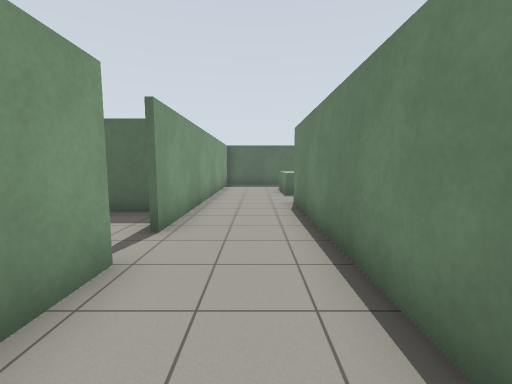
View 1 (above)

16 first-person views from a walk through a robot-simulator world made for Gazebo. The camera is 1.2 m above the floor, tilts 6° down and sees 90° across. The floor is counted in squares, 1 m on a side. Each view is taken from the middle of a square. On the plan, view 1 faces up. The plan holds only what a view shows up to about 12 squares ahead; the rest is blank.

View 2
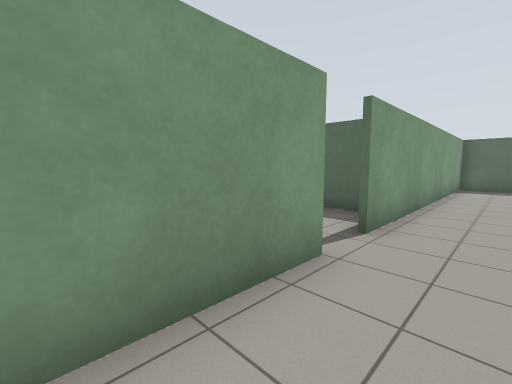

View 3
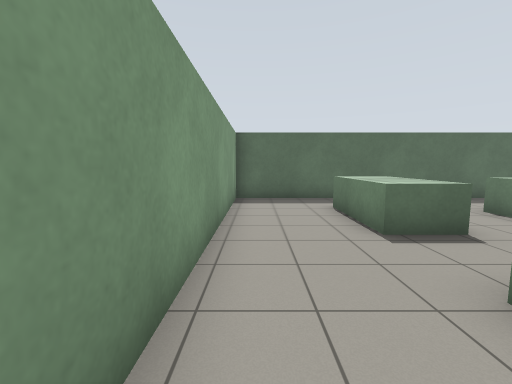

View 4
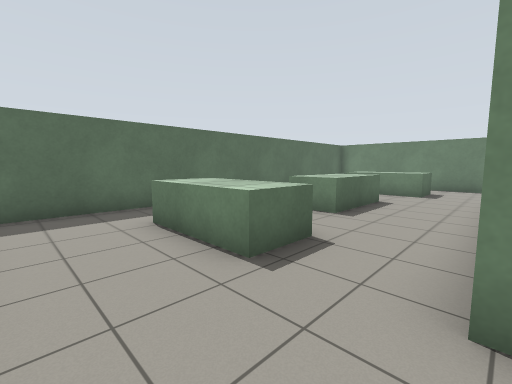

View 5
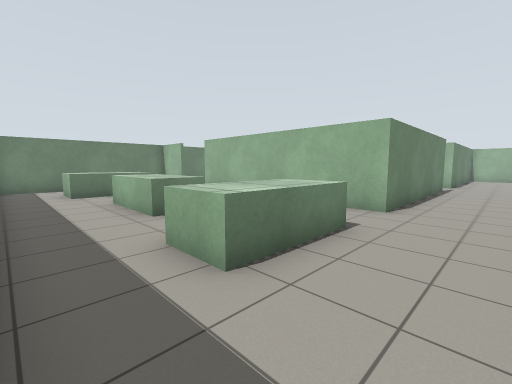

View 6
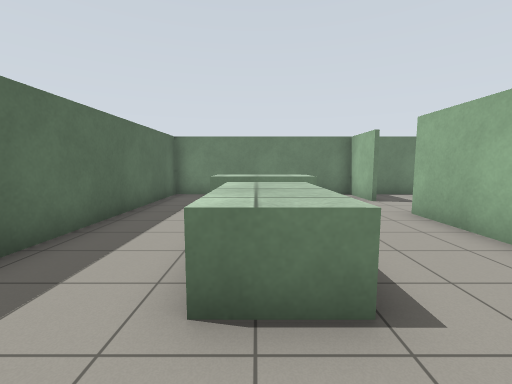

View 7
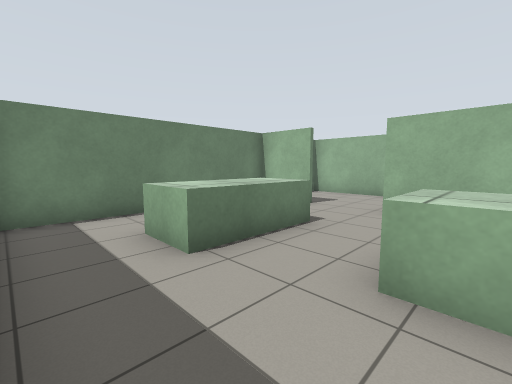

View 8
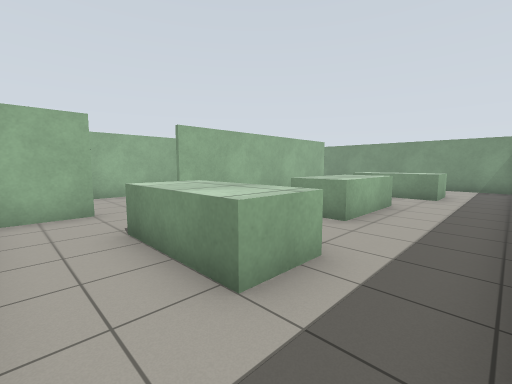

View 9
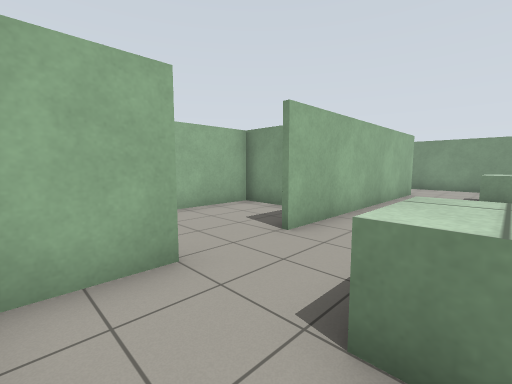

View 10
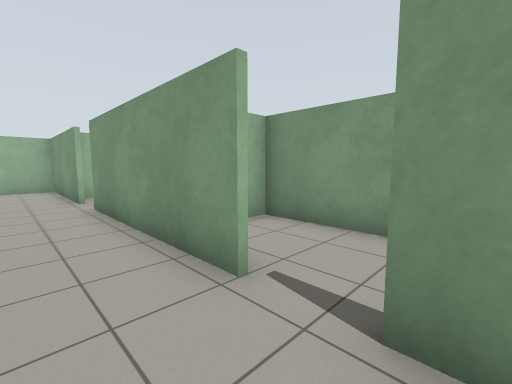

View 11
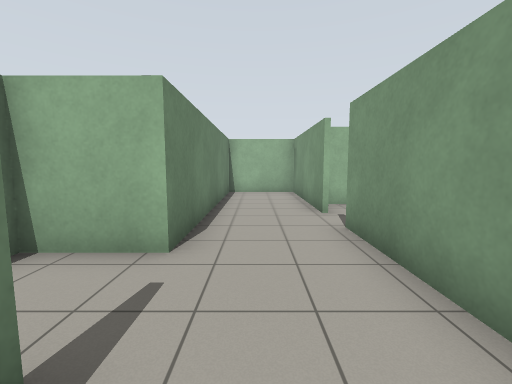

View 12
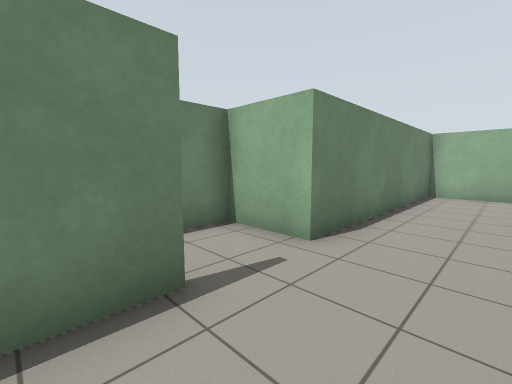

View 13
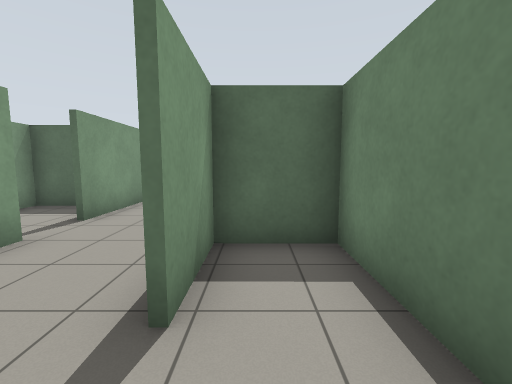

View 14
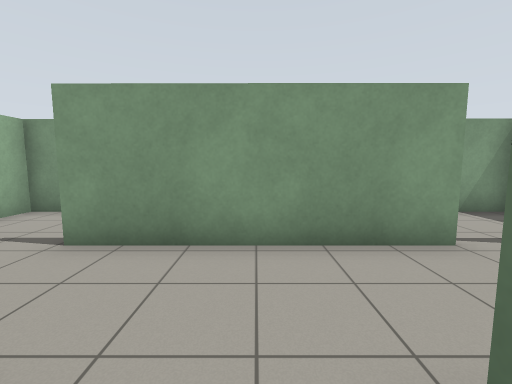

View 15
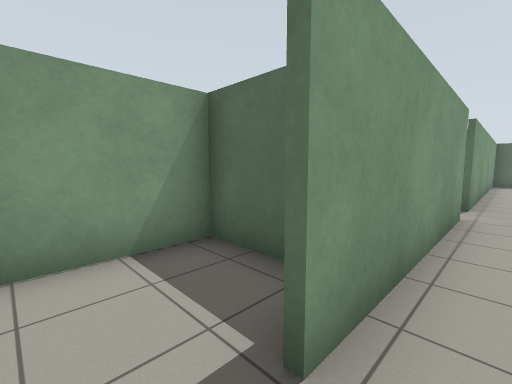

View 16
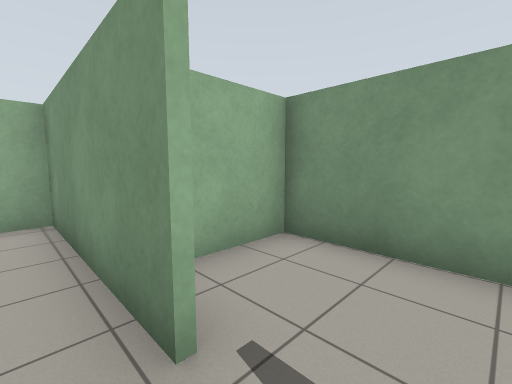

### Floor plan
Points are (right, up) in squares from view 1. A wall is a line through its corners. A room is listed if a view was taken in it or the views show most of it. See-through windows are left out.
Room 1 (views 1, 2, 11, 12)
walls: (1.2, 0.7) (1.2, 2.4); (-1.7, 3) (-1.7, -1.5)
ways out: opening at (-0.5, 1.5) to room 2; opening at (1, -0.5) to room 5; opening at (-0.5, -2) to room 6
Room 2 (views 3, 4, 5, 10)
walls: (2.5, 15.3) (-1.7, 15.3) (-1.7, 4.4); (1.2, 2.4) (1.2, 8.1) (2.4, 8.1)
low walls: (2.7, 10.3) (1.2, 10.3) (1.2, 13.3) (2.7, 13.3)
ways out: opening at (-0.5, 1.5) to room 1; opening at (1.5, 14.5) to room 3; opening at (1.5, 9.5) to room 4; opening at (-2, 3.5) to room 8
Room 3 (views 6, 7)
walls: (11.5, 15.3) (2.5, 15.3)
low walls: (4.9, 11.1) (4.9, 12.5) (7.8, 12.5) (7.8, 11.1); (2.7, 13.3) (2.7, 10.3); (10, 10.3) (10, 13.3) (11.5, 13.3)
ways out: opening at (1.5, 14.5) to room 2; opening at (3.5, 11.5) to room 4; opening at (9, 11.5) to room 4; opening at (10.5, 14.5) to room 4
Room 4 (views 8, 9)
walls: (11.4, 8.1) (13.5, 8.1) (13.5, 15.3) (11.5, 15.3); (2.4, 8.1) (9.4, 8.1)
low walls: (7.8, 11.1) (4.9, 11.1); (11.5, 13.3) (11.5, 10.3) (10, 10.3)
ways out: opening at (1.5, 9.5) to room 2; opening at (3.5, 11.5) to room 3; opening at (9, 11.5) to room 3; opening at (10.5, 14.5) to room 3; opening at (10.5, 8) to room 7
Room 5 (views 13, 14)
walls: (3.3, 0.1) (3.3, 2.8) (1.4, 2.8) (1.4, 0.7); (1.2, -1.4) (3.3, -1.4) (3.3, -0.3)
ways out: opening at (1, -0.5) to room 1
Room 6 (views 15, 16)
walls: (-1.7, -4.3) (-1.7, -9.3) (1.2, -9.4) (1.2, -1.4); (-1.7, -1.5) (-1.7, -3)
ways out: opening at (-0.5, -2) to room 1; opening at (-2, -3.5) to room 9
Room 7 (no view inside)
walls: (7.1, 6.2) (7.1, 4.6) (13.5, 4.6) (13.5, 7.1)
ways out: opening at (10.5, 8) to room 4
Room 8 (no view inside)
walls: (-4.5, 3.6) (-4.5, 0.8) (-3.9, 0.8); (-2, 6.5) (-4.5, 6.5) (-4.5, 5.1)
ways out: opening at (-2, 3.5) to room 2
Room 9 (no view inside)
walls: (-2.9, -1.6) (-4.5, -1.6) (-4.5, -5.8) (-2, -5.8)
ways out: opening at (-2, -3.5) to room 6

Where each view was taken, in squares from view 1:
view 1: 0 up, 0 right, facing up
view 2: 0 up, 0 right, facing up-left
view 3: 6 up, 1 left, facing up
view 4: 8 up, 1 left, facing up-right
view 5: 15 up, 1 left, facing down-right
view 6: 12 up, 3 right, facing right
view 7: 15 up, 7 right, facing down-right
view 8: 15 up, 13 right, facing down-left
view 9: 11 up, 13 right, facing down-left
view 10: 5 up, 0 right, facing down-left
view 11: 2 up, 0 right, facing down
view 12: 2 up, 1 left, facing down-right
view 13: 1 down, 2 right, facing up
view 14: 0 up, 2 right, facing left
view 15: 4 down, 1 left, facing up-left
view 16: 3 down, 1 left, facing down-left
